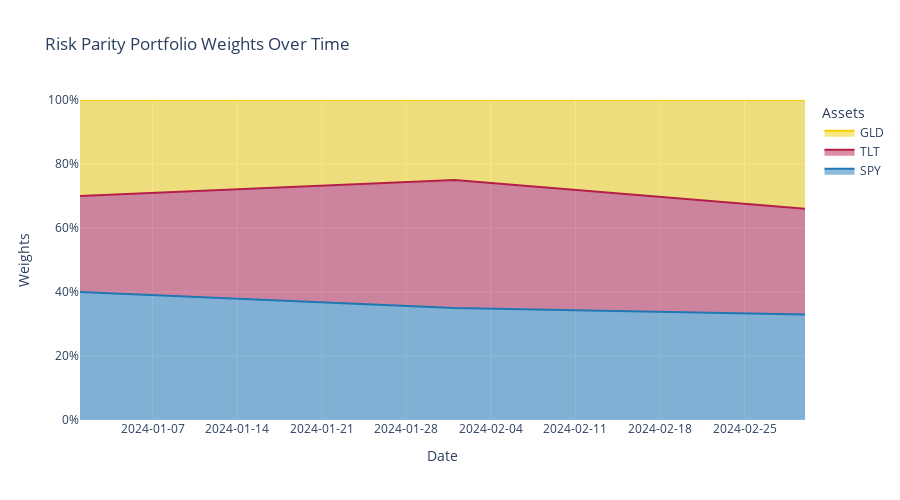

Write notebook code for a chart like this one.
### Code cell
print(test_graphs.test_plot_portfolio_weights_over_time())

### Figure 1 — Plotly figure (JSON) as saved in the notebook; plotly's stock layout.template omitted (floating-point values rounded to 4 significant figures)
{"data": [{"line": {"color": "#1F77B4"}, "mode": "lines", "name": "SPY", "stackgroup": "one", "type": "scatter", "x": ["2024-01-01T00:00:00", "2024-02-01T00:00:00", "2024-03-01T00:00:00"], "y": [0.4, 0.35, 0.33]}, {"line": {"color": "#b41f49"}, "mode": "lines", "name": "TLT", "stackgroup": "one", "type": "scatter", "x": ["2024-01-01T00:00:00", "2024-02-01T00:00:00", "2024-03-01T00:00:00"], "y": [0.3, 0.4, 0.33]}, {"line": {"color": "#f7cf07"}, "mode": "lines", "name": "GLD", "stackgroup": "one", "type": "scatter", "x": ["2024-01-01T00:00:00", "2024-02-01T00:00:00", "2024-03-01T00:00:00"], "y": [0.3, 0.25, 0.34]}], "layout": {"height": 500, "legend": {"title": {"text": "Assets"}}, "title": {"text": "Risk Parity Portfolio Weights Over Time"}, "width": 900, "xaxis": {"tickformat": "%Y-%m-%d", "title": {"text": "Date"}}, "yaxis": {"range": [0, 1], "tickformat": ".0%", "title": {"text": "Weights"}}}}
